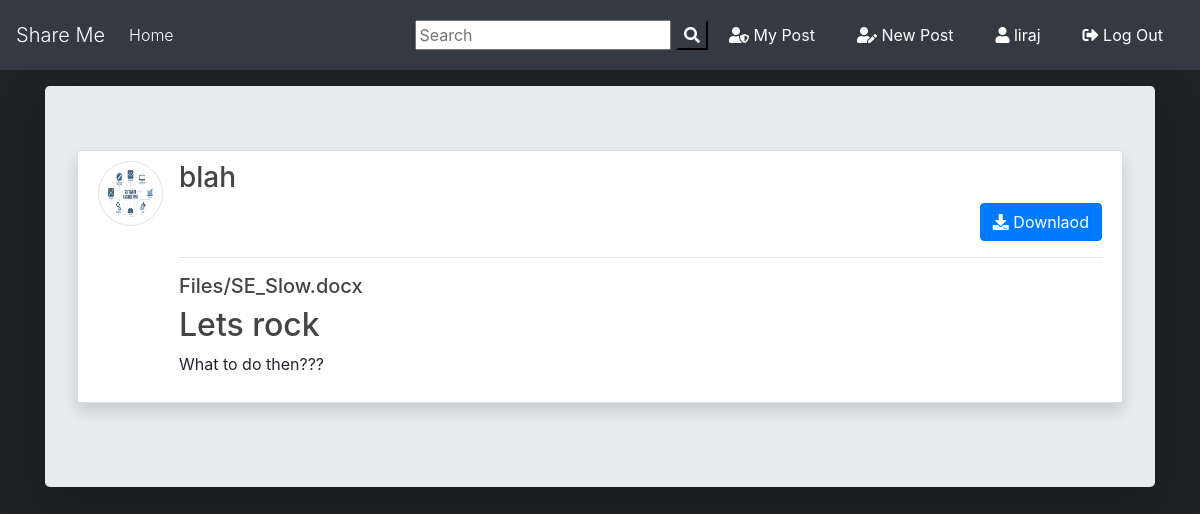
Page /post/2/ (signed in) on the committed database.
### files_share/models.py (models this page shows, shortened)
class Post(models.Model):
	title = models.CharField(max_length=100)
	file = models.FileField(null=True,blank=True,upload_to='Files')
	content = models.TextField()
	date_posted = models.DateTimeField(default=timezone.now)
	author = models.ForeignKey(User, on_delete=models.CASCADE)
	def extension(self):
		name, extension = os.path.splitext(self.file.name)
		return extension

### users/models.py (models this page shows, shortened)
class Profile(models.Model):
    user = models.OneToOneField(User, on_delete=models.CASCADE)
    image = models.ImageField(default='default.png', upload_to='profile_pics')

### files_share/views.py (the view)
# urls.py: path('post/<int:pk>/', PostDetailView.as_view(), name='post-detail'),
class PostDetailView(DetailView):
    model = Post
    template_name = 'blog/post_detail.html'

### files_share/templates/blog/post_detail.html (shortened to what this page needs)
{% extends "blog/base.html" %}
{% block content %}
<div class="jumbotron mt-3 shadow-lg">
<article class="media content-section shadow ">
   <a href="{{ object.author.profile.image.url }} " target="_blank"> <img src="{{ object.author.profile.image.url }}  " alt="" class="article-img rounded-circle img-thumbnail img-fluid">
   </a>
    <div class="media-body">
      <div class="">
        <div class="d-flex justify-content-between">
        <a class="mr-2 mt-0 mb-0  text-dark" href="{% url 'user-posts' object.author.username  %}"><h3>{{ object.author }}</h3></a>
        </div>
        {% if object.author != user %}
          <div class="form-group mt-0 pt-0 d-flex justify-content-end">
            <a href="{{ object.file.url }}" download class="btn btn-primary flex-last" type="submit"><i class="fas fa-download"></i> Downlaod</a>
          </div>
        {% endif %}
        <hr>
      </div>
      <div>
        {% if object.file %}
          {% if object.extension == '.jpg' or object.extension == 'jpeg' or object.extension == 'png' %}
            <a href="{{ object.file.url }}"  download ><img src="{{ object.file.url }}" alt="" class="img-fluid "></a>
            <a href="{{ object.file.url }}"  download class="text-dark"><h5>{{ object.file }}</h5></a>
          {% else %}
            <a href="{{ object.file.url }}"  download class="text-dark"><h5>{{ object.file }}</h5></a>
          {% endif %}
        {% endif %}
      </div>
      <h2>{{ object.title }}</h2>
      <p class="article-content">{{ object.content }}</p>
    </div>
  </article>
{% endblock content %}

### files_share/templates/blog/base.html (shortened to what this page needs)
{% load static %}
<!doctype html>
<html lang="en">
  <head>
    <link rel="stylesheet" href="https://stackpath.bootstrapcdn.com/bootstrap/4.3.1/css/bootstrap.min.css">
    <link rel="stylesheet" href="https://use.fontawesome.com/releases/v5.8.1/css/all.css" >
    <link rel="stylesheet" href="{% static 'blog/main.css' %}">
</head>
  <body>
        <nav class="navbar navbar-expand-lg navbar-dark bg-dark">
                <a class="navbar-brand  display-1" href="{% url 'main_home' %}">Share Me</a>
                <div class="collapse navbar-collapse" id="navbarSupportedContent">
                  <ul class="navbar-nav mr-auto">
                    <li class="nav-item active">
                      <a class="nav-link font-weight-light" href="{% url 'blog-home' %}">Home <span class="sr-only">(current)</span></a>
                    </li>
                  </ul>
                  <form id="searchform" action="{% url 'search' %}" method="get">
                    <input type="text" name="q" type="text" value="{{ request.GET.q }}" placeholder="Search" />
                    <button type="button" onclick="searchform.submit()" class=" text-white my-color btn-dark"><i class="fa fa-search"></i></button>
                  </form>
                    {% if user.is_authenticated %}
                    <a href="{% url 'user-posts' user %}" class="btn text-white m-2"><i class="fas fa-user-shield"></i> My Post</a>
                    <a href="{% url 'post-create' %} " class="btn text-white m-2"><i class="fas fa-user-edit"></i> New Post</a>
                    <a href="{% url 'profile' %} " class="btn text-white m-2"><i class="fas fa-user"></i> {{ user.username }}</a>
                    <a href="{% url 'logout' %} " class="btn text-white m-2"><i class="fas fa-sign-out-alt"></i> Log Out</a>
                    {% else %}
                    <a href="{% url 'login' %} " class="btn text-white m-2"><i class="fas fa-user-tie"></i> Login</a>
                    <a href="{% url 'register' %} " class="btn text-white m-2"> <i class="fas fa-sign-in-alt"></i> Sign Up</a>
                    {% endif %}
                </div>
              </nav>
      <div class="container my-bg">
    {% block content %}
    {% endblock  %}
</div>
  </body>
</html>

### files_share/static/blog/main.css (style rules this page uses)
body { background: #fafafa; background-color: hsl(220, 5%, 13%); margin-top: 0; }
h1, h2, h3, h4, h5, h6 { color: #444444; }
ul { margin: 0; }
.content-section { background: #ffffff; padding: 10px 20px; border: 1px solid #dddddd; border-radius: 3px; margin-bottom: 20px; width: 100%; }
.article-content { white-space: pre-line; }
.article-img { height: 65px; width: 65px; margin-right: 16px; }

### rows in the picture
Post: author.profile.image (placeholder picture), author "blah", file "Files/SE_Slow.docx", title "Lets rock", content "What to do then???"

### other values in the picture
{{ user.username }} "liraj"
